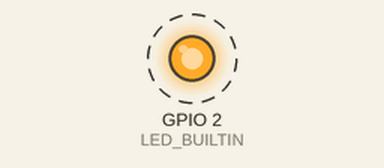
Simulated run of this sketch. Board: ESP8266 (NodeMCU). Shown: output pins drawn as LEDs (lit = HIGH, except the on-board LED, lit = LOW). Dashed ring = blinking. A WiFi scan finds three made-up networks; what the sketch prints to the serial monitor is not drawn.

Above: at 3.6 s.
Timing chart, 0 to 7.8 s (numbered marks = the images above):
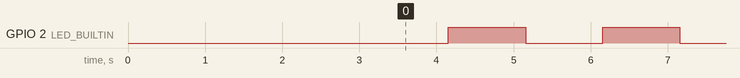

The sketch:

esp8266_test.ino
```cpp
/*
 * ESP8266 Test Sketch
 * Tests: LED blink, Serial communication, WiFi scan
 * Board: ESP8266 (NodeMCU / ESP-12E)
 */

#include <ESP8266WiFi.h>

// Built-in LED pin (usually GPIO2 on NodeMCU/ESP-12E)
#ifndef LED_BUILTIN
#define LED_BUILTIN 2
#endif

void setup() {
  // Initialize Serial communication
  Serial.begin(115200);
  delay(1000);

  Serial.println("\n========================================");
  Serial.println("   ESP8266 Hardware Test Started");
  Serial.println("========================================\n");

  // Test 1: GPIO - LED Setup
  Serial.println("[TEST 1] GPIO Test - LED Blink");
  pinMode(LED_BUILTIN, OUTPUT);
  Serial.println("  ✓ LED pin configured as OUTPUT");

  // Test 2: Print chip information
  Serial.println("\n[TEST 2] Chip Information");
  Serial.printf("  • Chip ID: %08X\n", ESP.getChipId());
  Serial.printf("  • Flash Chip ID: %08X\n", ESP.getFlashChipId());
  Serial.printf("  • Flash Size: %d KB\n", ESP.getFlashChipRealSize() / 1024);
  Serial.printf("  • CPU Frequency: %d MHz\n", ESP.getCpuFreqMHz());
  Serial.printf("  • Free Heap: %d bytes\n", ESP.getFreeHeap());
  Serial.printf("  • SDK Version: %s\n", ESP.getSdkVersion());
  Serial.println("  ✓ Chip info retrieved successfully");

  // Test 3: WiFi scan
  Serial.println("\n[TEST 3] WiFi Module Test");
  WiFi.mode(WIFI_STA);
  WiFi.disconnect();
  delay(100);

  Serial.println("  Scanning for WiFi networks...");
  int networkCount = WiFi.scanNetworks();

  if (networkCount == 0) {
    Serial.println("  ⚠ No networks found");
  } else {
    Serial.printf("  ✓ Found %d networks:\n", networkCount);
    for (int i = 0; i < min(networkCount, 5); i++) {
      Serial.printf("    %d. %s (RSSI: %d dBm) %s\n",
                    i + 1,
                    WiFi.SSID(i).c_str(),
                    WiFi.RSSI(i),
                    WiFi.encryptionType(i) == ENC_TYPE_NONE ? "[OPEN]" : "[SECURED]");
    }
    if (networkCount > 5) {
      Serial.printf("    ... and %d more networks\n", networkCount - 5);
    }
  }

  Serial.println("\n========================================");
  Serial.println("   All Tests Completed Successfully!");
  Serial.println("   LED will now blink every second");
  Serial.println("========================================\n");
}

void loop() {
  // Blink the built-in LED
  // Note: On many ESP8266 boards, the LED is active LOW (LOW=ON, HIGH=OFF)
  digitalWrite(LED_BUILTIN, LOW);  // Turn LED ON
  Serial.println("LED: ON");
  delay(1000);

  digitalWrite(LED_BUILTIN, HIGH); // Turn LED OFF
  Serial.println("LED: OFF");
  delay(1000);
}
```

Measured:
- by itself, GPIO 2 (LED_BUILTIN): alternates HIGH for 1.0 s and LOW for 1.0 s
